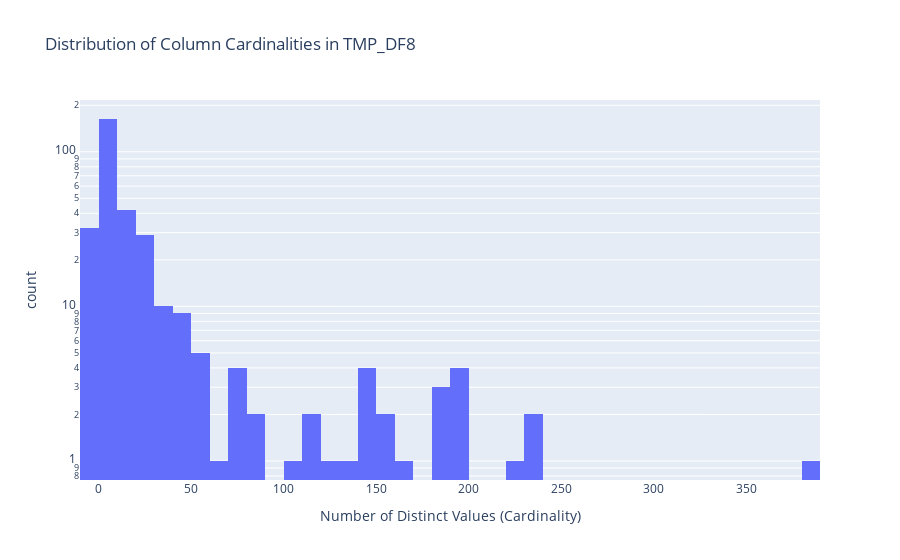

The cell this chart's notebook holds for it:
### Markdown cell above
### Data Complexity: Cardinality Analysis
Cardinality refers to the number of unique values in a column. 

- **Low Cardinality** columns (e.g., < 20 unique values) are often categorical codes or flags.
- **High Cardinality** columns often represent unique identifiers or free-text fields.

### Code cell
display_header("Column Cardinality Distribution")

if column_profiles_df is not None and not column_profiles_df.empty:
    # Create a full column identifier
    df = column_profiles_df.copy()
    df['full_column_name'] = df['tablename'] + '.' + df['column_name']

    # Display tables of highest and lowest cardinality columns
    display(Markdown("**Columns with Highest Cardinality (Most Unique)**"))
    display(df.nlargest(10, 'distinct_values_estimate')[['full_column_name', 'distinct_values_estimate']])

    display(Markdown("**Columns with Lowest Cardinality (Least Unique)**"))
    display(df[df['distinct_values_estimate'] > 1].nsmallest(10, 'distinct_values_estimate')[['full_column_name', 'distinct_values_estimate']])
    
    # Create a histogram of cardinalities to see the distribution
    fig = px.histogram(df, x='distinct_values_estimate', log_y=True, 
                       title=f'Distribution of Column Cardinalities in {DATABASE_NAME}',
                       labels={'distinct_values_estimate': 'Number of Distinct Values (Cardinality)'})
    fig.show()
else:
    print("No column profile data available.")

### Figure 1 — Plotly figure (JSON) as saved in the notebook; plotly's stock layout.template omitted (floating-point values rounded to 4 significant figures; data arrays with more than 128 entries replaced by an {"elided": "..."} marker saying what was removed)
{"data": [{"bingroup": "x", "hovertemplate": "Number of Distinct Values (Cardinality)=%{x}<br>count=%{y}<extra></extra>", "legendgroup": "", "marker": {"color": "#636efa", "pattern": {"shape": ""}}, "name": "", "orientation": "v", "showlegend": false, "type": "histogram", "x": {"elided": "320 float values"}, "xaxis": "x", "yaxis": "y"}], "layout": {"barmode": "relative", "legend": {"tracegroupgap": 0}, "title": {"text": "Distribution of Column Cardinalities in TMP_DF8"}, "xaxis": {"anchor": "y", "domain": [0, 1], "title": {"text": "Number of Distinct Values (Cardinality)"}}, "yaxis": {"anchor": "x", "domain": [0, 1], "title": {"text": "count"}, "type": "log"}}}
